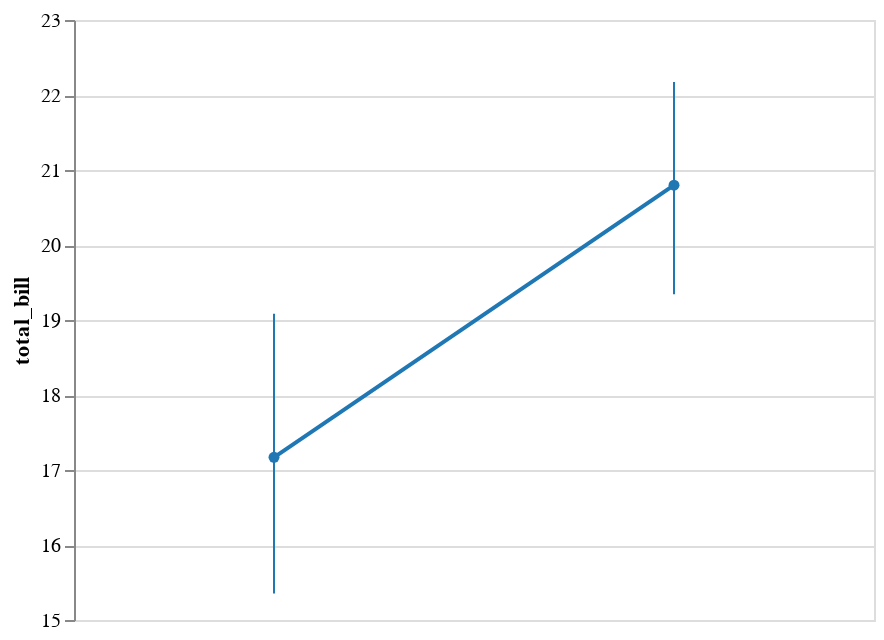

The cell this chart's notebook holds for it:
### Code cell
display(salt.pointplot(x="time", y="total_bill", data=tips))
ax = sns.pointplot(x="time", y="total_bill", data=tips)

### Figure 1 — Vega-Lite specification as saved in the notebook (floating-point values rounded to 4 significant figures)
{"$schema": "https://vega.github.io/schema/vega-lite/v2.4.1.json", "config": {"view": {"height": 300, "width": 400}}, "data": {"values": [{"c": "rgb(31.0, 119.0, 180.0)", "ci0": 15.35, "ci1": 19.08, "time": "Lunch", "total_bill": 17.17}, {"c": "rgb(31.0, 119.0, 180.0)", "ci0": 19.34, "ci1": 22.17, "time": "Dinner", "total_bill": 20.8}]}, "layer": [{"encoding": {"color": {"field": "c", "scale": null, "type": "nominal"}, "x": {"axis": {"title": "time"}, "field": "time", "sort": null, "type": "nominal"}, "y": {"axis": {"title": "total_bill"}, "field": "total_bill", "scale": {"zero": false}, "type": "quantitative"}}, "mark": {"point": true, "type": "line"}, "selection": {"selector001": {"bind": "scales", "encodings": ["x", "y"], "mark": {"fill": "#333", "fillOpacity": 0.125, "stroke": "white"}, "on": "[mousedown, window:mouseup] > window:mousemove!", "resolve": "global", "translate": "[mousedown, window:mouseup] > window:mousemove!", "type": "interval", "zoom": "wheel!"}}}, {"encoding": {"color": {"field": "c", "scale": null, "type": "nominal"}, "x": {"axis": null, "field": "time", "sort": null, "type": "nominal"}, "y": {"field": "ci0", "type": "quantitative"}, "y2": {"field": "ci1", "type": "quantitative"}}, "mark": "rule"}]}
